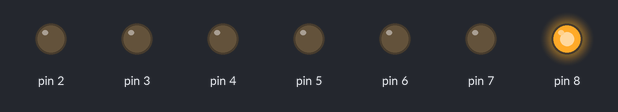
The program below on a simulated Arduino Uno, built with avr-gcc and run on an emulated ATmega328P. Shown: output pins drawn as LEDs (lit = HIGH).

Above: at 0.5 s.
At 2.5 s:
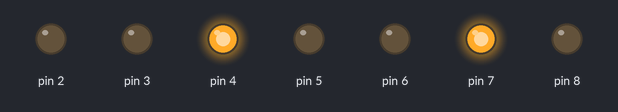
At 3.5 s:
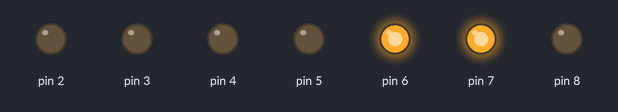
At 5.5 s:
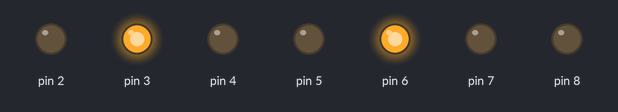
At 8.5 s:
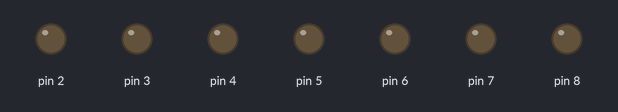
At 11.5 s:
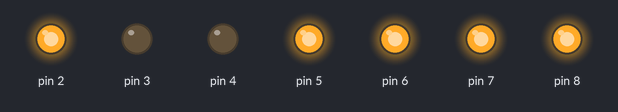
Timing chart, 0 to 13.0 s (numbered marks = the images above):
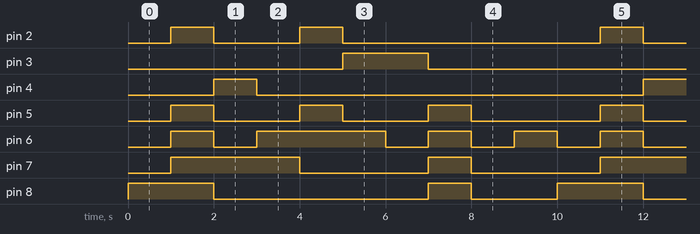

The program:

main.cpp
```cpp
#include <Arduino.h>
int A=0,B=0,C=0,D=0,a,b,c,d,e,f,g,W=0,X=0,Y=0,Z=0;
void setup()
{
pinMode(2,OUTPUT);
pinMode(3,OUTPUT);
pinMode(4,OUTPUT);
pinMode(5,OUTPUT);
pinMode(6,OUTPUT);
pinMode(7,OUTPUT);
pinMode(8,OUTPUT);
}
void loop() {
a=(!D&&!C&&!B&&A)||(!D&&C&&!B&&!A);
b=(!D&&C&&!B&&A)||(!D&&C&&B&&!A);
c=(!D&&!C&&B&&!A);
d=(!D&&!C&&!B&&A)||(!D&&C&&!B&&!A)||(!D&&C&&B&&A);
e=(!D&&!C&&!B&&A)||(!D&&!C&&B&&A)||(!D&&C&&!B&&!A)||(!D&&C&&!B&&A)||(!D&&C&&B&&A)||(D&&!C&&!B&&A);
f=(!D&&!C&&!B&&A)||(!D&&!C&&B&&!A)||(!D&&!C&&B&&A)||(!D&&C&&B&&A);
g=(!D&&!C&&!B&&!A)||(!D&&!C&&!B&&A)||(!D&&C&&B&&A);
A = (!W&&!X&&!Y)||(!W&&!Z);
B = (W&&!X&&!Z)||(!W&&X&&!Z);
C = (W&&X&&!Y&&!Z)||(!X&&Y&&!Z)||(!W&&Y&&!Z);
D = (W&&X&&Y&&!Z)||(!W&&!X&&!Y&&Z);
digitalWrite(2,a);
digitalWrite(3,b);
digitalWrite(4,c);
digitalWrite(5,d);
digitalWrite(6,e);
digitalWrite(7,f);
digitalWrite(8,g);
delay(1000);
W=A;
X=B;
Y=C;
Z=D;
}
```

Measured:
- by itself, pin 2: repeats every 10.0 s: LOW 2.0 s, HIGH 1.0 s, LOW 6.0 s, HIGH 1.0 s
- by itself, pin 3: alternates HIGH for 2.0 s and LOW for 8.0 s
- by itself, pin 4: alternates HIGH for 1.0 s and LOW for 9.0 s
- by itself, pin 5: repeats every 10.0 s: 2 × (LOW 2.0 s, HIGH 1.0 s), LOW 3.0 s, HIGH 1.0 s
- by itself, pin 6: repeats every 10.0 s: LOW 1.0 s, HIGH 3.0 s, 3 × (LOW 1.0 s, HIGH 1.0 s)
- by itself, pin 7: repeats every 10.0 s: LOW 3.0 s, HIGH 1.0 s, LOW 3.0 s, HIGH 3.0 s
- by itself, pin 8: repeats every 10.0 s: LOW 5.0 s, HIGH 1.0 s, LOW 2.0 s, HIGH 2.0 s
